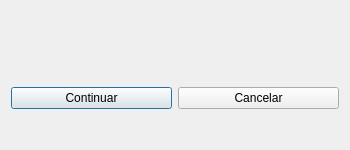
<?xml version="1.0" encoding="UTF-8"?>
<ui version="4.0">
 <class>DialogNoStock</class>
 <widget class="QDialog" name="DialogNoStock">
  <property name="geometry">
   <rect>
    <x>0</x>
    <y>0</y>
    <width>350</width>
    <height>150</height>
   </rect>
  </property>
  <property name="windowTitle">
   <string>Stock insuficiente</string>
  </property>
  <property name="sizeGripEnabled">
   <bool>false</bool>
  </property>
  <property name="modal">
   <bool>false</bool>
  </property>
  <layout class="QVBoxLayout" name="verticalLayout">
   <item>
    <widget class="QLabel" name="label">
     <property name="sizePolicy">
      <sizepolicy hsizetype="Fixed" vsizetype="Fixed">
       <horstretch>0</horstretch>
       <verstretch>0</verstretch>
      </sizepolicy>
     </property>
     <property name="maximumSize">
      <size>
       <width>350</width>
       <height>16777215</height>
      </size>
     </property>
     <property name="text">
      <string/>
     </property>
     <property name="alignment">
      <set>Qt::AlignJustify|Qt::AlignVCenter</set>
     </property>
     <property name="wordWrap">
      <bool>true</bool>
     </property>
    </widget>
   </item>
   <item>
    <layout class="QHBoxLayout" name="horizontalLayout">
     <item>
      <widget class="QPushButton" name="pushButton">
       <property name="text">
        <string>Continuar</string>
       </property>
      </widget>
     </item>
     <item>
      <widget class="QPushButton" name="pushButton_2">
       <property name="text">
        <string>Cancelar</string>
       </property>
      </widget>
     </item>
    </layout>
   </item>
  </layout>
 </widget>
 <resources/>
 <connections/>
</ui>
